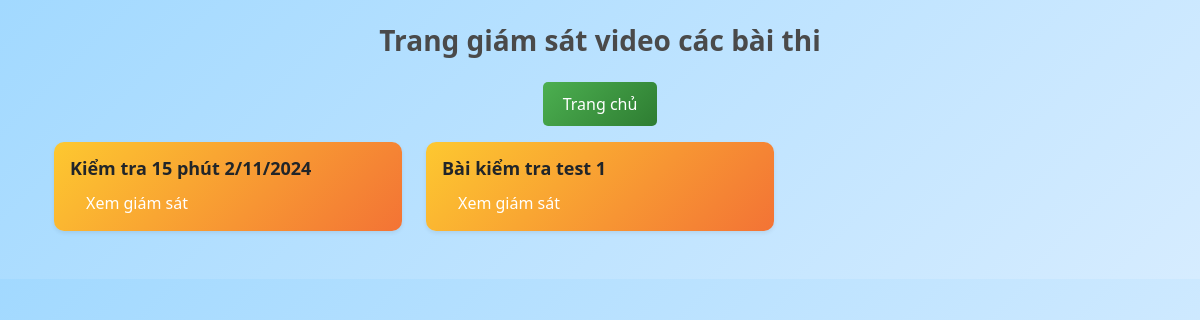
The app's page /monitor/, older data.
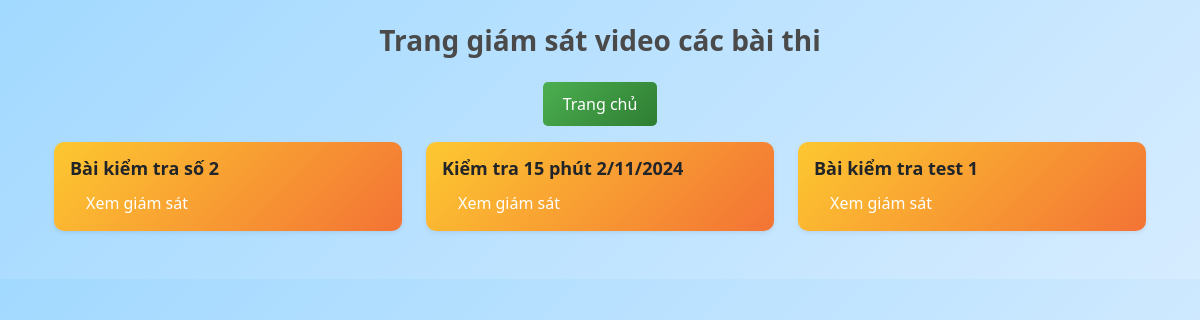
The same page, newer data.
### quiz/models/quiz.py (models this page shows, shortened)
class CommonAbstract(models.Model):
    created_at = models.DateTimeField(editable=False, null=True, blank=True, verbose_name='Thời điểm tạo')
    updated_at = models.DateTimeField(auto_now_add=True, verbose_name='Thời điểm cập nhật')
    class Meta:
        ordering = ('-created_at',)
        abstract = True

class Exam(CommonAbstract):
    id = models.AutoField(auto_created=True, primary_key=True, serialize=False, verbose_name='ID')
    title = models.CharField(max_length=255, verbose_name='Tên bài kiểm tra')
    room_name = models.CharField(max_length=255, verbose_name='Tên phòng thi')
    start_time = models.DateTimeField(verbose_name='Thời gian bắt đầu')
    finish_time = models.DateTimeField(verbose_name='Thời gian kết thúc')
    time_todo = models.IntegerField(default=15, verbose_name='Thời gian làm bài (phút)')
    room_code = models.CharField(max_length=15, unique=True, verbose_name='Mã phòng thi')
    created_by = models.CharField(max_length=255, verbose_name='Người tạo')
    class Meta:
        ordering = ('-created_at',)
        verbose_name = 'QL Bài kiểm tra'
        verbose_name_plural = 'QL Bài kiểm tra'
        db_table = 'exams'

### quiz/views/monitor.py (the view)
# urls.py: path('monitor/', monitor_list_view, name='monitor'),
def monitor_list_view(request):
    exams = Exam.objects.order_by('-created_at')
    return render(request, 'quiz/monitor.html', {'exams': exams}, status=200)

### templates/quiz/monitor.html (shortened to what this page needs)
{% extends 'base.html' %}
{% load static %}
{% block content %}
    <div class="container p-4">
        <h2 class="text-center" style="color: #4A4A4A; font-size: 28px; font-weight: bold; margin-bottom: 24px;">
            Trang giám sát video các bài thi
        </h2>
        <div class="text-center mt-4 mb-3">
            <a href="{% url 'index' %}" class="btn-custom">Trang chủ</a>
        </div>
        <div class="row">
            {% for exam in exams %}
                <div class="col-md-6 col-lg-4 mb-4">
                    <div class="card shadow-sm border-0 h-100">
                        <div class="card-body">
                            <h5 class="card-title text-dark fw-bold">{{ exam.title }}</h5>
                            <a class="nav-link view-link" href="{% url 'monitor-detail' exam.id %}">
                                 Xem giám sát
                            </a>
                        </div>
                    </div>
                </div>
            {% endfor %}
        </div>
    </div>
{% endblock content %}

Row changes from the older to the newer data that the page shows:
added Exam: title "Bài kiểm tra số 2"
